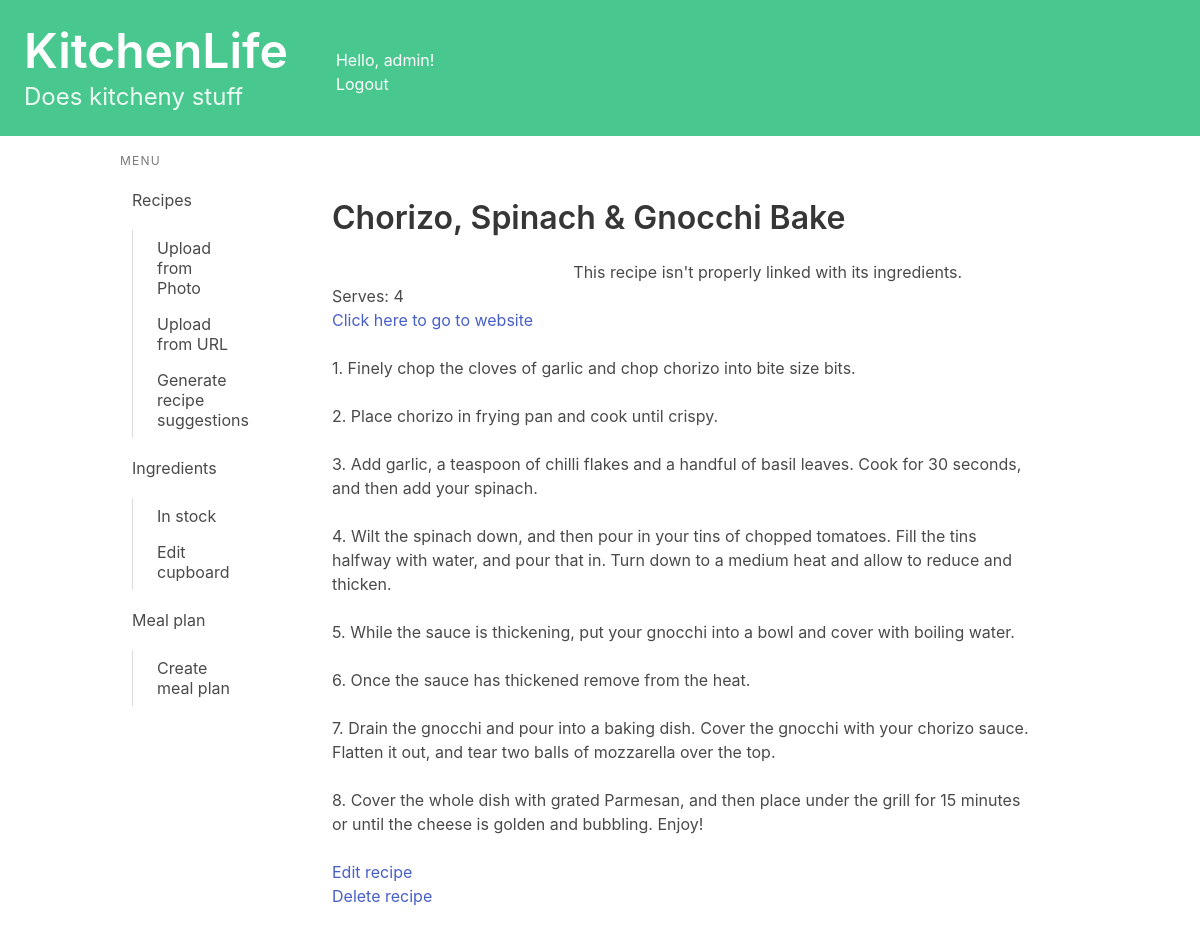
/recipes/view/2/ (signed in), run on an earlier commit of the app's database.
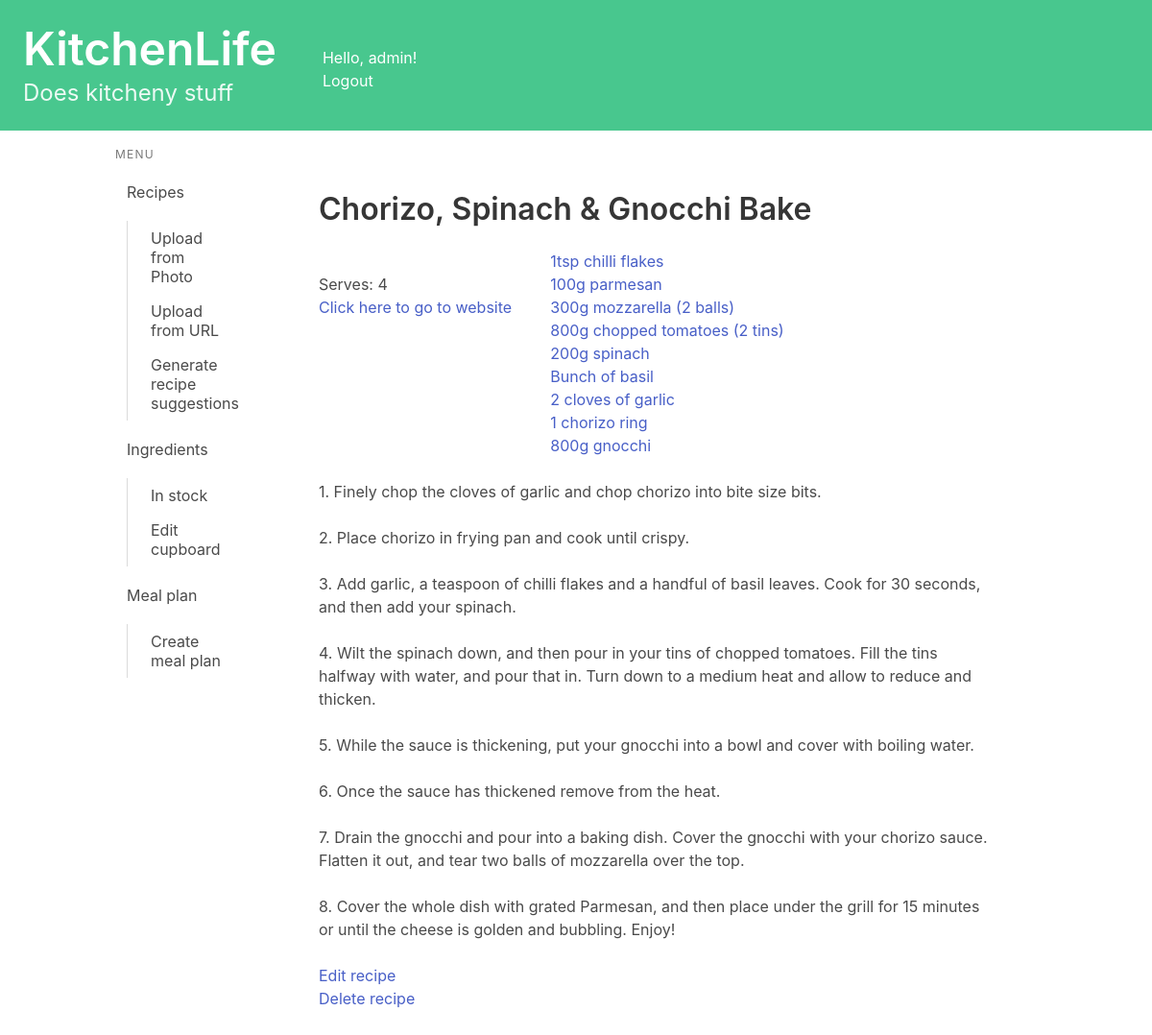
And on a later commit of the database.
### recipes/models.py (models this page shows, shortened)
class Recipe(models.Model):
    name = models.CharField(max_length=200)
    method = models.TextField(max_length=5000, null = True, blank = True)
    ingredients_string = models.TextField(max_length=1000, null = True, blank = True)#Plain text of ingredients
    simplified_ingredients = models.TextField(max_length=1000, null = True, blank = True)#Ingredients data
    book = models.CharField(max_length=200, null = True, blank = True)
    page = models.CharField(max_length=5, null = True, blank = True)
    serves = models.CharField(max_length=5, null = True, blank = True)
    serves_int = models.IntegerField(null = True, blank = True)
    description = models.TextField(max_length=500, null = True, blank = True)
    url = models.URLField(null = True, blank = True)
    jumbled_input = models.TextField(max_length=8000, null = True, blank = True)
    owner = models.ForeignKey(User, on_delete=models.CASCADE, blank=True, null=True)
    from_photo = models.BooleanField(default=False)
    def method_as_list(self):
        try:
            method_as_list = self.method.split('\n')
            if method_as_list[0][0] != "1":
                method_as_list = [str(i+1) + ". " + step for i, step in enumerate(method_as_list)]
        except:
            method_as_list = []
        return method_as_list

class RecipeIngredient(models.Model):
    recipe = models.ForeignKey(Recipe, on_delete=models.CASCADE, related_name="recipe_ingredient")
    ingredient = models.ForeignKey(Ingredient, on_delete=models.CASCADE, related_name="recipe_ingredient")
    quantity = models.FloatField(null=True, blank=True)
    measurement_unit = models.CharField(max_length=50, null=True, blank=True)
    local_name = models.CharField(max_length=100)
    position_in_list = models.IntegerField(null=True, blank=True)
    optional = models.BooleanField(default = False)
    alternative = models.BooleanField(default = False)
    def __str__(self):
        output = ""
        if self.optional:
            output = "(Optional) "
        if self.alternative:
            output = "(Alternative) "
        if self.quantity: #removes unnecessary decimals from float
            qty = str(self.quantity)
            qty =qty.rstrip('0').rstrip('.') if '.' in qty else qty
            output += qty + " "
        if self.measurement_unit:
            output = output[:-1]
            output += self.measurement_unit + " "
        output += self.local_name
        return output.capitalize()

### recipes/views.py (the view)
# urls.py: path('view/<int:recipe_id>/', views.detail, name='detail'),
@login_required
def detail(request, recipe_id):
    recipe = get_object_or_404(Recipe, pk=recipe_id)
    if recipe.owner != request.user:
        return redirect('recipes:index')
    method_as_list = recipe.method_as_list()
    context = {'recipe': recipe, 'method_as_list': method_as_list}
    return render(request, 'recipes/detail.html', context)

### recipes/templatetags/is_active.py (called while the page is built)
@register.simple_tag
def is_active(request, url):
    if reverse(url) == request.path:
        return "is-active"
    return ""

### recipes/templates/recipes/detail.html (shortened to what this page needs)
{% extends 'base.html' %}
{% block content %}
<section class="section">
    <h1 class="title">{{ recipe.name }}</h1>
    <div class="columns">
        <div class="column is-one-third">
            {% if recipe.serves %}
                <p>
Serves: {{ recipe.serves }}
                </p>
            {% endif %}
            {% if recipe.url %}
                <p>
<a href={{recipe.url}}>Click here to go to website</a>
                </p>
            {% endif %}
        </div>
        <div class="column">
            {% if recipe.recipe_ingredient.all %}
            {% for recipe_ingredient in recipe.recipe_ingredient.all|dictsort:'position_in_list' %}
<p><a href="{% url 'cupboard:ingredient_detail' recipe_ingredient.ingredient.id %}">{{ recipe_ingredient }}</a><br></p>
            {% endfor %}
        {% else %}
            <p>This recipe isn't properly linked with its ingredients.</p>
        {% endif %}
        </div>
      </div>
    {% for step in method_as_list %}
    <p> {{ step }} <br><br></p>
    {% endfor %}
    <ul><a href="{% url 'recipes:edit_recipe' recipe.id %}">Edit recipe</a></ul>
    <ul><a href="{% url 'recipes:delete_recipe' recipe.id %}">Delete recipe</a></ul>
</section>
{% endblock content %}

### kitchenlife/templates/base.html (shortened to what this page needs)
<!DOCTYPE html>
<html lang="en">
{% load is_active %}
<head>
    <link rel="stylesheet"
          href="https://cdn.jsdelivr.net/npm/bulma@0.9.3/css/bulma.min.css">
</head>
<body>
    <a href="{% url 'index' %} ">
        <section class="hero is-small is-success mb-4">
            <div class="columns">
                <div class="column">
                    <div class="hero-body">
                        <h1 class="title is-1">KitchenLife</h1>
                        <p class="subtitle is-4">
                            Does kitcheny stuff
                        </p>
                    </div>
                </div>
                <div class="column">
                    <br><br>
                    Hello, {{ user.username|default:'Guest' }}!
                    <div>
                        {% if user.is_authenticated %}
                            <a href="{% url 'logout' %}">Logout</a>
                        {% else %}
                            <a href="{% url 'login' %}">Login</a>
                        {% endif %}
                    </div>
                </div>
            </div>
        </section>
    </a>
    <div class="container">
        <div class="columns">
            <div class="column is-2">
                <aside class="menu">
                  <p class="menu-label">
                    Menu
                  </p>
                  <ul class="menu-list">
                    <li>
                        <a href="{% url 'recipes:index' %}" class="{% is_active request 'recipes:index' %}">Recipes</a>
                        <ul>
                            <a href="{% url 'recipes:upload_photo' %}" class="{% is_active request 'recipes:upload_photo' %}">Upload from Photo</a>
                            <a href="{% url 'recipes:upload_url' %}" class="{% is_active request 'recipes:upload_url' %}">Upload from URL</a>
                            <a href="{% url 'recipes:generate_recipe_suggestion' %}" class="{% is_active request 'recipes:generate_recipe_suggestion' %}">Generate recipe suggestions</a>
                        </ul>
                        <a  href="{% url 'cupboard:ingredients_index' %}" class="{% is_active request 'cupboard:ingredients_index' %}">Ingredients</a>
                        <ul>
                            <a href="{% url 'cupboard:cupboard_index' %}" class="{% is_active request 'cupboard:cupboard_index' %}">In stock</a>
                            <a href="{% url 'cupboard:edit_cupboard' %}" class="{% is_active request 'cupboard:edit_cupboard' %}">Edit cupboard</a>
                        </ul>
                        <a href="{% url 'mealplan:meal_plan_index' %}" class="{% is_active request 'mealplan:meal_plan_index' %}">Meal plan</a>
                        <ul>
                            <a href="{% url 'mealplan:add_meal_plan' %}" class="{% is_active request 'mealplan:add_meal_plan' %}">Create meal plan</a>
                        </ul>
                    </li>
                  </ul>
                </aside>
            </div>
            <div class="column">
                {% block content %}
                {% endblock content %}
            </div>
        </div>
    </div>
</body>
</html>

What changed in the data, as far as the page shows it:
added RecipeIngredient: optional+alternative+quantity "1tsp chilli flakes"
added RecipeIngredient: optional+alternative+quantity "100g parmesan"
added RecipeIngredient: optional+alternative+quantity "300g mozzarella (2 balls)"
added RecipeIngredient: optional+alternative+quantity "800g chopped tomatoes (2 tins)"
added RecipeIngredient: optional+alternative+quantity "200g spinach"
added RecipeIngredient: optional+alternative+quantity "Bunch of basil"
added RecipeIngredient: optional+alternative+quantity "2 cloves of garlic"
added RecipeIngredient: optional+alternative+quantity "1 chorizo ring"
added RecipeIngredient: optional+alternative+quantity "800g gnocchi"
Also different on the page:
text no longer shown: "This recipe isn't properly linked with its ingredients."
